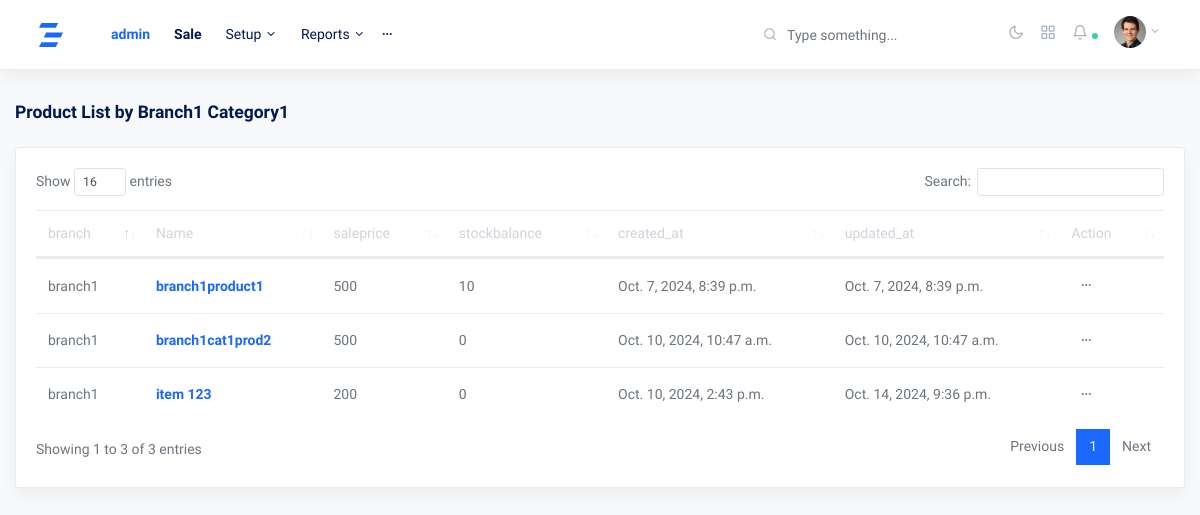
The page /product_list_by_category/1/ (signed in) on the database its author committed.
### myapp/models.py (models this page shows, shortened)
class category(models.Model):
    branch = models.ForeignKey(branch, on_delete=models.CASCADE, blank=True, null=True)
    usr = models.ForeignKey(User, on_delete=models.SET_NULL, null=True, blank=True)
    category = models.CharField(max_length=255, blank=True, null=True)
    created_at = models.DateTimeField(auto_now_add=True)
    updated_at = models.DateTimeField(auto_now=True)
    def __str__(self):
        return self.category

class product(models.Model):
    branch = models.ForeignKey(branch, on_delete=models.CASCADE, blank=True, null=True)
    photo = models.ImageField(upload_to='', blank=True, null=True)
    name = models.CharField(max_length=255, blank=True, null=True)
    category = models.ForeignKey(category, on_delete=models.CASCADE, blank=True, null=True)
    saleprice = models.PositiveIntegerField(default=0)
    purchaseprice = models.PositiveIntegerField(default=0)
    stockbalance = models.IntegerField(default=0)
    created_at = models.DateTimeField(auto_now_add=True)
    updated_at = models.DateTimeField(auto_now=True)

class branch(models.Model):
    usr = models.ForeignKey(User, on_delete=models.CASCADE, null=True, blank=True)
    branch_name = models.CharField(max_length=225,blank=True, null=True)
    phone = models.CharField(max_length=225,blank=True, null=True)
    address = models.CharField(max_length=225,blank=True, null=True)
    created_at = models.DateTimeField(auto_now_add=True)
    updated_at = models.DateTimeField(auto_now=True)
    def __str__(self):
        return self.branch_name

### myapp/views.py (the view, shortened to what this page needs)
# urls.py: path('product_list_by_category/<int:id>/', product_list_by_category.as_view(), name='product_list_by_category'),
class product_list_by_category(View):
    def get(self, request, id):
        try:
            branch_id = self.request.session.get("branch_id", None)
            catauth = category.objects.get(usr=request.user, branch=branch_id, id=id)
            if branch_id is not None and catauth.id == id:
                cat = get_object_or_404(category, id=id)
                products = product.objects.filter(category=cat)
                fm = itemcreateform()
                context = {'products':products, 'cat':cat, 'fm':fm}
                return render(request, 'product_list_by_category.html', context)
        except:
            return redirect('myapp:homeview')

### myapp/forms.py
class itemcreateform(forms.ModelForm):
    class Meta:
        model = product
        fields = ['name', 'saleprice', 'purchaseprice']
        widgets = {
            'name' : forms.TextInput(attrs={'class': 'form-control', 'required':'True'}),
            'saleprice' : forms.NumberInput(attrs={'class': 'form-control'}),
            'purchaseprice' : forms.NumberInput(attrs={'class': 'form-control'}),
        }

### templates/product_list_by_category.html (shortened to what this page needs)
{% extends 'base.html' %}
{% block content %}
<div class="row justify-content-center">
    <div class="col-12">
      <h5 class="mb-2 page-title">Product List by {{cat}}</h5>
      <div class="row my-4">
        <div class="col-md-12">
          <div class="card shadow">
            <div class="card-body">
              <table class="table datatables" id="categoryview-1">
                <thead>
                  <tr>
                    <th>branch</th>
                    <th>Name</th>
                    <th>saleprice</th>
                    <th>stockbalance</th>
                    <th>created_at</th>
                    <th>updated_at</th>
                    <th>Action</th>
                  </tr>
                </thead>
                <tbody id="categorylist">
                  {% for p in products %}
                  <tr class="prolisttr">
                    <td>{{p.branch}}</td>
                    <td ><strong class="text-primary">{{p.name}}</strong></td>
                    <td>{{p.saleprice}}</td>
                    <td>{{p.stockbalance}}</td>
                    <td>{{p.created_at}}</td>
                    <td>{{p.updated_at}}</td>
                    <td><button class="btn btn-sm dropdown-toggle more-horizontal" type="button" data-toggle="dropdown" aria-haspopup="true" aria-expanded="false">
                      </button>
                    </td>
                  </tr>
                  {% endfor %}
                </tbody>
              </table>
            </div>
          </div>
        </div>
      </div>
    </div>
  </div>
{% endblock content %}

### templates/base.html (shortened to what this page needs)
{% load static %}
<!doctype html>
<html lang="en">
  <head>
    <link rel="stylesheet" href="{% static 'css/simplebar.css' %}">
    <link rel="stylesheet" href="{% static 'css/feather.css' %}">
    <link rel="stylesheet" href="{% static 'css/dataTables.bootstrap4.css' %}">
    <link rel="stylesheet" href="{% static 'css/select2.css' %}">
    <link rel="stylesheet" href="{% static 'css/dropzone.css' %}">
    <link rel="stylesheet" href="{% static 'css/uppy.min.css' %}">
    <link rel="stylesheet" href="{% static 'css/jquery.steps.css' %}">
    <link rel="stylesheet" href="{% static 'css/jquery.timepicker.css' %}">
    <link rel="stylesheet" href="{% static 'css/quill.snow.css' %}">
    <link rel="stylesheet" href="{% static 'css/daterangepicker.css' %}">
    <link rel="stylesheet" href="{% static 'css/app-light.css' %}" id="lightTheme">
    <link rel="stylesheet" href="{% static 'css/app-dark.css' %}" id="darkTheme" disabled>
  </head>
  <body class="horizontal light  ">
    <div class="wrapper">
      <nav class="navbar navbar-expand-lg navbar-light bg-white flex-row border-bottom shadow">
        <div class="container-fluid">
          <a class="navbar-brand mx-lg-1 mr-0" href="#">
          </a>
          <div class="navbar-slide bg-white ml-lg-4" id="navbarSupportedContent">
            <ul class="navbar-nav mr-auto">
              {% if request.session.branch_name %}
                <a class="nav-link" href="{% url 'myapp:homeview' %}">
                  <span class="ml-lg-2"><strong class="text-primary">{{request.session.branch_name}}</strong></span>
                </a>
              {% else %}
              <li class="nav-item"></li>
                <a class="nav-link" href="{% url 'myapp:homeview' %}">
                  <span class="ml-lg-2"><strong class="text-primary">Select Brnach Name</strong></span>
                </a>
              </li>
              {% endif %}
                <a class="nav-link" href="{% url 'myapp:saleview' %}">
                  <span class="ml-lg-2"><strong>Sale</strong></span>
                </a>
              <li class="nav-item dropdown">
                <a href="#" id="ui-elementsDropdown" class="dropdown-toggle nav-link" role="button" data-toggle="dropdown" aria-haspopup="true" aria-expanded="false">
                  <span class="ml-lg-2">Setup</span>
                </a>
              </li>
              <li class="nav-item dropdown">
                <a href="#" id="formsDropdown" class="dropdown-toggle nav-link" role="button" data-toggle="dropdown" aria-haspopup="true" aria-expanded="false">
                  <span class="ml-lg-2">Reports</span>
                </a>
              </li>
              <li class="nav-item dropdown more">
                <a class="dropdown-toggle more-horizontal nav-link" href="#" id="moreDropdown" role="button" data-toggle="dropdown" aria-haspopup="true" aria-expanded="false">
                </a>
              </li>
            </ul>
          </div>
          <form class="form-inline ml-md-auto d-none d-lg-flex searchform text-muted">
            <input class="form-control mr-sm-2 bg-transparent border-0 pl-4 text-muted" type="search" placeholder="Type something..." aria-label="Search">
          </form>
          <ul class="navbar-nav d-flex flex-row">
            <li class="nav-item">
              <a class="nav-link text-muted my-2" href="./#" id="modeSwitcher" data-mode="light">
                <i class="fe fe-sun fe-16"></i>
              </a>
            </li>
            <li class="nav-item">
              <a class="nav-link text-muted my-2" href="./#" data-toggle="modal" data-target=".modal-shortcut">
                <i class="fe fe-grid fe-16"></i>
              </a>
            </li>
            <li class="nav-item nav-notif">
              <a class="nav-link text-muted my-2" href="./#" data-toggle="modal" data-target=".modal-notif">
                <i class="fe fe-bell fe-16"></i>
                <span class="dot dot-md bg-success"></span>
              </a>
            </li>
            <li class="nav-item dropdown ml-lg-0">
              <a class="nav-link dropdown-toggle text-muted" href="#" id="navbarDropdownMenuLink" role="button" data-toggle="dropdown" aria-haspopup="true" aria-expanded="false">
                <span class="avatar avatar-sm mt-2">
                  <img src="{% static 'assets/avatars/face-2.jpg' %}" alt="..." class="avatar-img rounded-circle">
                </span>
              </a>
            </li>
          </ul>
        </div>
      </nav>
      <main role="main" class="main-content">
        <div class="container-fluid">
          {% block content %}{% endblock content %}
        </div>
      </main>
    </div>
  </body>
</html>

### static/css/feather.css (style rules this page uses)
.fe { font-family: "feather" !important; speak: none; font-style: normal; font-weight: normal; font-variant: normal; text-transform: none; line-height: 1; -webkit-font-smoothing: antialiased; -moz-osx-font-smoothing: grayscale; }
.fe-16 { font-size: 16px; }
.fe-bell:before { content: ""; }
.fe-grid:before { content: ""; }
.fe-sun:before { content: ""; }

### rows shown on the page
category: category "Branch1 Category1"
product: branch "branch1", name "branch1product1", saleprice "500", stockbalance "10", created_at "Oct. 7, 2024, 8:39 p.m.", updated_at "Oct. 7, 2024, 8:39 p.m."
product: branch "branch1", name "branch1cat1prod2", saleprice "500", stockbalance "0", created_at "Oct. 10, 2024, 10:47 a.m.", updated_at "Oct. 10, 2024, 10:47 a.m."
product: branch "branch1", name "item 123", saleprice "200", stockbalance "0", created_at "Oct. 10, 2024, 2:43 p.m.", updated_at "Oct. 14, 2024, 9:36 p.m."

### other values the page prints
{{ request.session.branch_name }} "admin"
